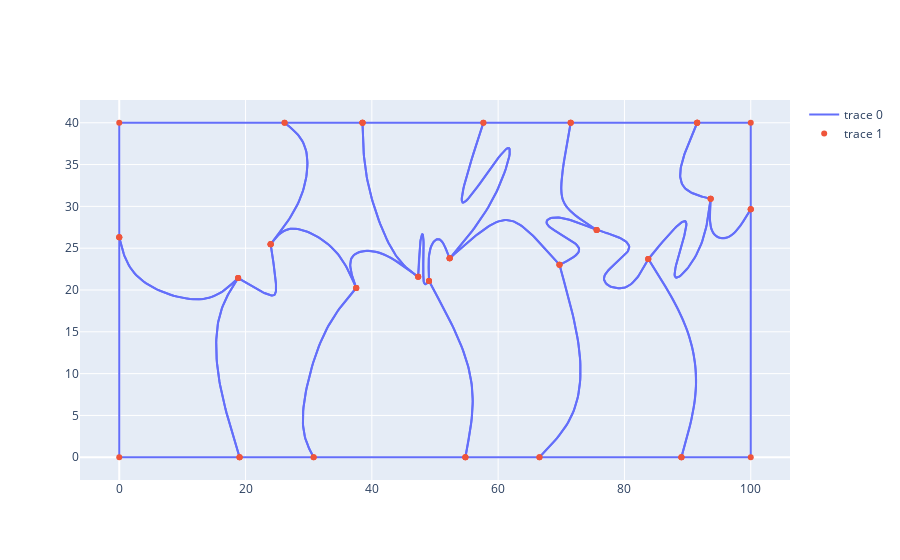

Write notebook code for a chart like this one.
### Code cell
polygons = skew_graph(cropped_polygons, 0, INPUT_WIDTH, 0, INPUT_HEIGHT)
x_polygs, y_polygs = form_x_y_polygons(polygons)

x0_polygs, y0_polygs = form_x_y_polygons(cropped_polygons)


fig = go.Figure([
    go.Scatter(x=x_polygs, y=y_polygs, mode='lines'),
    go.Scatter(x=x0_polygs, y=y0_polygs, mode='markers')
])
fig.show()

### Figure 1 — Plotly figure (JSON) as saved in the notebook; plotly's stock layout.template omitted (floating-point values rounded to 4 significant figures; data arrays with more than 128 entries replaced by an {"elided": "..."} marker saying what was removed)
{"data": [{"mode": "lines", "type": "scatter", "x": {"elided": "2764 float values"}, "y": {"elided": "2764 float values"}}, {"mode": "markers", "type": "scatter", "x": [100, 93.65, 83.77, 89.02, 100, 100, null, 38.52, 47.34, 37.53, 23.97, 26.18, 38.52, null, 71.49, 75.6, 69.71, 52.32, 57.66, 71.49, null, 19.05, 18.83, 0, 0, 19.05, null, 23.97, 37.53, 30.78, 19.05, 18.83, 23.97, null, 89.02, 83.77, 75.6, 69.71, 66.54, 89.02, null, 38.52, 47.34, 49.05, 52.32, 57.66, 38.52, null, 52.32, 49.05, 54.81, 66.54, 69.71, 52.32, null, 91.51, 93.65, 83.77, 75.6, 71.49, 91.51, null, 54.81, 49.05, 47.34, 37.53, 30.78, 54.81, null, 91.51, 93.65, 100, 100, 91.51, null, 0, 18.83, 23.97, 26.18, 0, 0, null], "y": [29.65, 30.9, 23.71, 0, 0, 29.65, null, 40, 21.58, 20.23, 25.48, 40, 40, null, 40, 27.18, 23.01, 23.78, 40, 40, null, 0, 21.44, 26.31, 0, 0, null, 25.48, 20.23, 0, 0, 21.44, 25.48, null, 0, 23.71, 27.18, 23.01, 0, 0, null, 40, 21.58, 21.07, 23.78, 40, 40, null, 23.78, 21.07, 0, 0, 23.01, 23.78, null, 40, 30.9, 23.71, 27.18, 40, 40, null, 0, 21.07, 21.58, 20.23, 0, 0, null, 40, 30.9, 29.65, 40, 40, null, 26.31, 21.44, 25.48, 40, 40, 26.31, null]}], "layout": {}}
